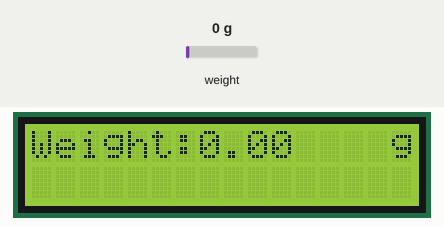
Bench run of a sketch on a simulated Arduino Uno, built with avr-gcc and run on an emulated ATmega328P. Parts: 16×2 character LCD. Inputs (shaded band) come from the test bench; at power-on: weight on the scale 0 g. The modem accepts every AT command (registered, SIM ready, sends succeed) and sends nothing else; what the sketch prints to the serial monitor is not drawn.

Above: at 2.2 s.
2.3 s: weight on the scale set to 1916 g
At 3.5 s:
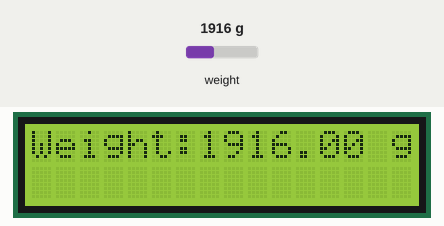
3.8 s: weight on the scale set to 2087 g
At 5.0 s:
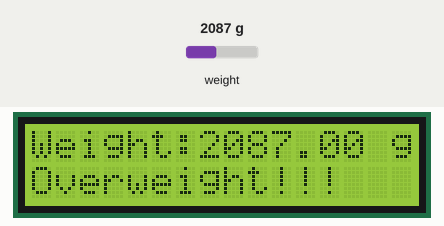
5.3 s: weight on the scale set to 10 g
At 7.6 s:
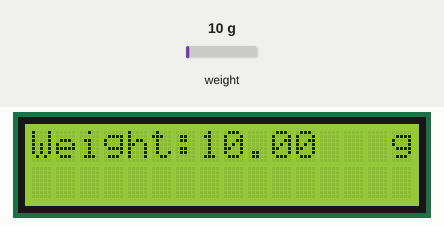
8.3 s: weight on the scale set to 2500 g
At 9.2 s:
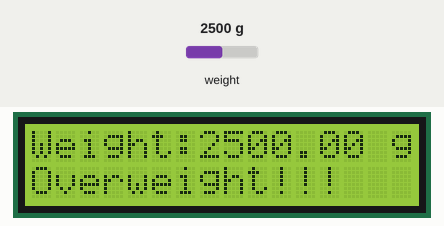
Timing chart, 0 to 11.3 s (numbered marks = the images above; inputs shaded):
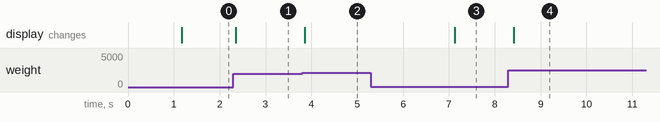

Measured:
- the behaviour switches between 2000 and 2001 g on weight on the scale (found by bisection; images 1 and 2)
- after the input at 2.3 s, the display: changes after 0.05 s (image 1)
- after the input at 3.8 s, the display: changes after 0.06 s (image 2)
- after the input at 5.3 s, the display: changes after 1.8 s (image 3)
- after the input at 8.3 s, the display: changes after 0.11 s (image 4)

The sketch:

FyP_Tiny_Garing_Acap_rev02_SIM800C.ino
```cpp
#include <SoftwareSerial.h>
#include <LiquidCrystal.h>
#include "HX711.h"

SoftwareSerial SIMSerial(10, 9); // RX, TX    //initialize Software serial for SIM800C GSM/GPRS Module

// initialize the library by associating any needed LCD interface pin
// with the arduino pin number it is connected to
const int rs = 12, en = 11, d4 = 5, d5 = 4, d6 = 3, d7 = 2;
LiquidCrystal lcd(rs, en, d4, d5, d6, d7);

// HX711.DOUT  - pin #A1
// HX711.PD_SCK - pin #A0
HX711 scale(A1, A0);    // parameter "gain" is ommited; the default value 128 is used by the library

float currentweight = 0;

unsigned long previousMillis = 0;
unsigned long previousMillis2 = 0;

unsigned int smslimiter = 0;

void setup()
{
  lcd.begin(16, 2);
  Serial.begin(9600);
  SIMSerial.begin(9600);

  scale.set_scale(137.f);      // this value is obtained by calibrating the scale with known weights; see the README for details
  scale.tare();                 // reset the scale to 0
}

void loop()
{
  unsigned long currentMillis = millis();

  if (currentMillis - previousMillis >= 100)
  {
    previousMillis = currentMillis;

    currentweight = scale.get_units();
    //Serial.println(currentweight);

    updateLCD();    //Update lcd with latest weight reading

    if(currentweight > 2000)
    {
      lcd.setCursor(0,1);
      lcd.print("Overweight!!!"); //display on 2nd line
      SendMessage();
    }
    else if(currentweight < 2000)
    {
      lcd.setCursor(0,1);
      lcd.print("                ");  //clears 2nd line
    }
  }

  if (currentMillis - previousMillis2 >= 1000) // limits to one SMS every minute MAX
  {
    previousMillis2 = currentMillis;

    if(smslimiter > 0 && smslimiter < 60)
    {
      smslimiter++;
      Serial.print("SMSLIMITER: ");
      Serial.println(smslimiter);
    }
    else if(smslimiter == 60)
    {
      smslimiter = 0;
      Serial.println("READY TO SEND SMS");
    }
  }

}

void updateLCD()
{
  lcd.clear();
  lcd.setCursor(0,0);
  lcd.print("Weight:");
  lcd.setCursor(15,0);
  lcd.print("g");
  lcd.setCursor(7,0);
  lcd.print(currentweight);
}

 void SendMessage()
{
  if(smslimiter == 0)
  {
    smslimiter = 1;
      SIMSerial.println("AT+CMGF=1");    //Sets the GSM Module in Text Mode
    delay(1000);  // Delay of 1000 milli seconds or 1 second
      SIMSerial.println("AT+CMGS=\"+60173574711\"\r"); // Replace with mobile number
    delay(1000);
      SIMSerial.println("Overweight limit reached!");// The SMS text you want to send
    delay(100);
      SIMSerial.println((char)26);// ASCII code of CTRL+Z
    delay(1000);
    Serial.println("SENT SMS");
  }
}
```
